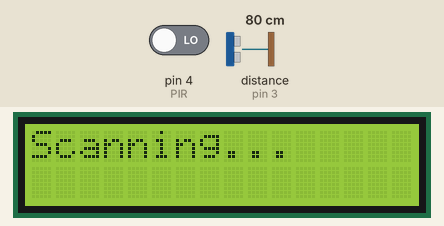
The sketch below on a simulated Arduino Uno, built with avr-gcc and run on an emulated ATmega328P. On the bench: 16×2 character LCD. The inputs (shaded band) are chosen by the test bench; at power-on: pin 4 (PIR) LOW, distance to the obstacle (sensor on pin 3) 80 cm. The echo pulse lasts 58.3 µs per cm.

Above: at 1.2 s.
1.3 s: pin 4 (PIR) driven HIGH
At 1.7 s:
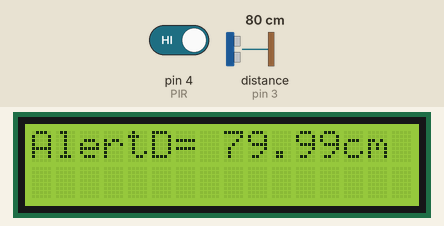
2.8 s: distance to the obstacle (sensor on pin 3) set to 2 cm
At 3.9 s:
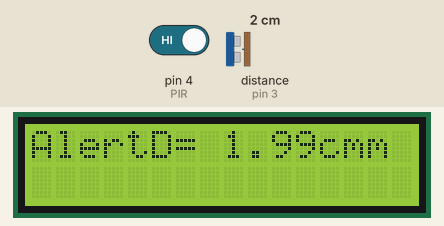
4.3 s: pin 4 (PIR) driven LOW
At 4.9 s:
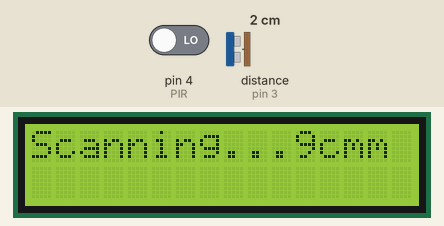
Timing chart, 0 to 7.3 s (numbered marks = the images above; inputs shaded):
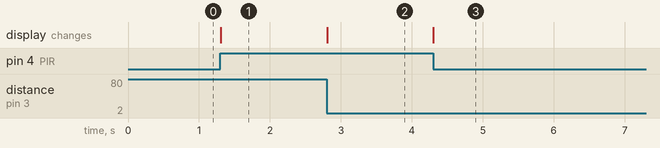

The sketch:

LCD_Ultrasonoc_Sensor_and_PIR.ino
```cpp
# include <LiquidCrystal.h>


LiquidCrystal lcd (7,8,9,10,11,12);

int TRIG=5;
int ECHO=3;
float distance;
float Time;
int PIR=4;
int Readvalue;

void setup() {
  pinMode(TRIG,OUTPUT);
  pinMode(ECHO,INPUT);
  pinMode(PIR,INPUT);
  lcd.begin(16,2);
  lcd.clear();

}

void loop() {
  lcd.setCursor(0,0);
  Readvalue=digitalRead(PIR);
  if (Readvalue == HIGH) {
    lcd.print("Alert");
    digitalWrite(TRIG,LOW);
    delayMicroseconds(2);
    digitalWrite(TRIG,HIGH);
    delayMicroseconds(10);
    digitalWrite(TRIG,LOW);
    Time=pulseIn(ECHO,HIGH);
    distance=(0.0343*Time)/2;
    lcd.print("D= ");
    lcd.print(distance);
    lcd.print("cm");
  }
  else{
    lcd.print("Scanning...");
  }
}
```

Measured:
- after the input at 1.3 s, the display: changes at once (image 1)
- after the input at 2.8 s, the display: changes at once (image 2)
- after the input at 4.3 s, the display: changes at once (image 3)
